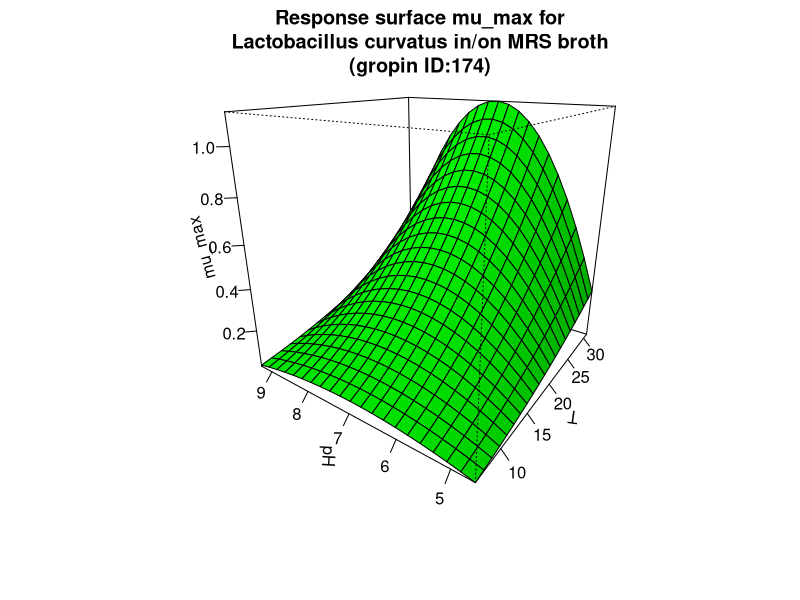

The R script that drew this image:
#############################
# start of Parameter script
#############################
T <- seq(5.99400599400599,31.031,length.out=21)
pH <- seq(4.5954045954046,9.3093,length.out=21)
#############################
# end of Parameter script
#############################
############################# 
# start of Model script Gropin ID 174 
#############################
 
# constant coefficients for this model
b13 <- 0.0001263
Tmin <- -3.27
pHmin <- 4.26
pHmax <- 9.77
 
variables <- data.frame(T,pH)
argumentsPar <- expand.grid(variables)
 
# heart of the model
response_surface <- function(T,pH) {
   mumax <-((-b13)*((T-Tmin)^2)*(pH-pHmin)*(pH-pHmax))

return(mumax=mumax)
} 

# output parameters
mumax <- cbind(argumentsPar,response_surface(argumentsPar['T'],argumentsPar['pH']))
colnames(mumax) <- c(colnames(argumentsPar),'mumax')
#############################
# End of Model script
#############################
############################# 
# start of Visualisation script Gropin ID 174 
#############################
persp(T,pH,matrix(unlist(mumax$mumax),nrow=21),col = 'green',xlab='T',ylab='pH',zlab='mu_max',main='Response surface mu_max for
Lactobacillus curvatus in/on MRS broth
(gropin ID:174)',theta=305,phi=20,shade=0.25,ticktype = 'detailed')
#############################
# End of Visualisation script
#############################
